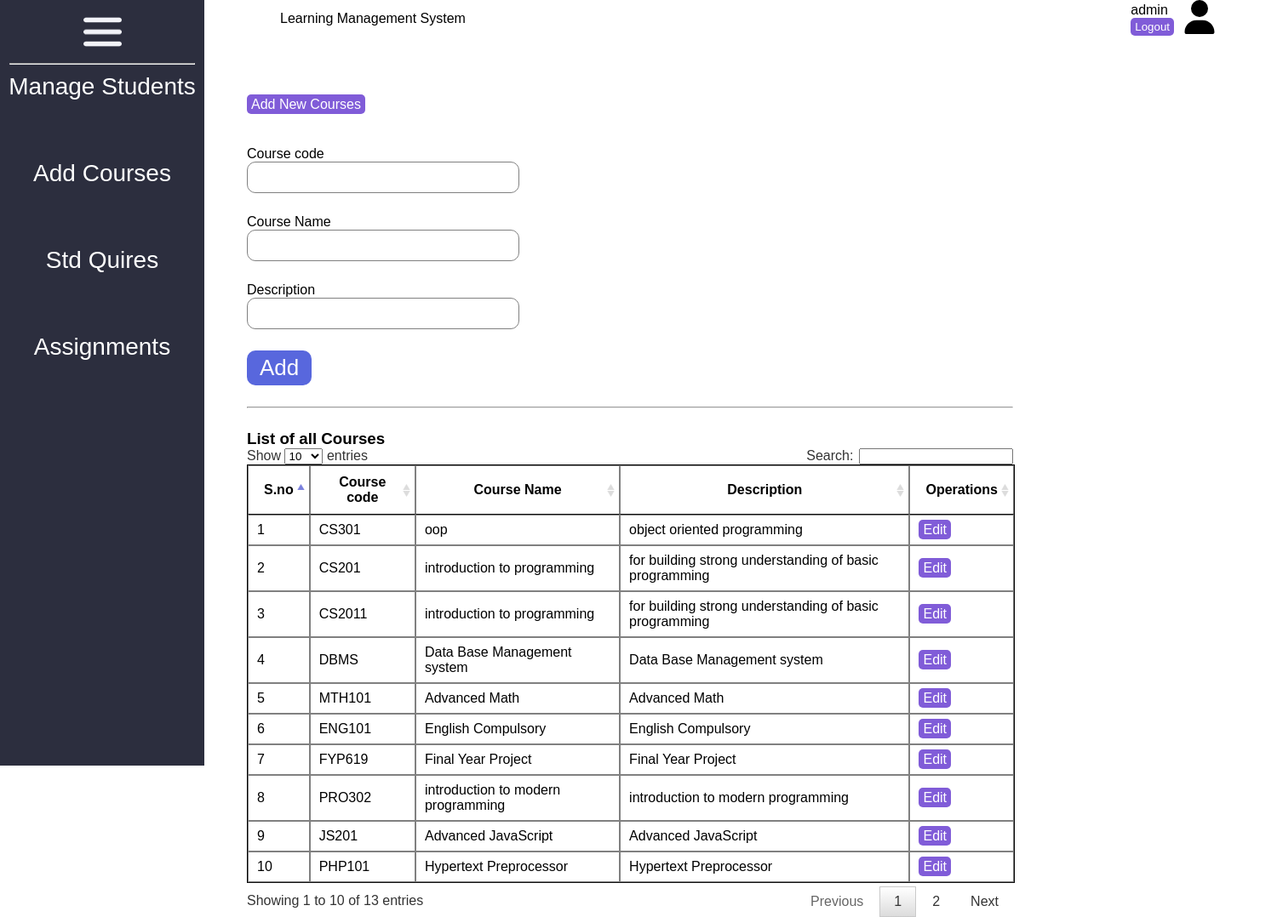
The page /admin/courses.php (signed in) on the database its author committed.
### tables this page shows
CREATE TABLE `Courses` (
  `CourseID` int(11) NOT NULL,
  `CourseCode` varchar(20) NOT NULL,
  `CourseName` varchar(255) NOT NULL,
  `Description` text DEFAULT NULL,
  `StartDate` date DEFAULT NULL,
  `EndDate` date DEFAULT NULL,
  `InstructorID` int(11) DEFAULT NULL
);

### admin/courses.php (the view, shortened to what this page needs)
<?php include 'header.php'; ?>
<div class="page-content">
    <div class="container">
    <span class="logout-btn" style="margin: 30px 0;">Add New Courses </span>
    <form action="" method="POST" style="margin: 40px 0 0 0;" >
            <div class="form-group">
                <label for="stdname">Course code</label> <br>
                <input type="text" name="coursecode" class="form-control" id="stdname" required>
            </div>
            <div class="form-group">
                <label for="stdmail">Course Name</label> <br>
                <input type="text" name="coursename" class="form-control" id="stdmail" required>
            </div>
            <div class="form-group">
                <label for="Description">Description</label> <br>
                <input type="text" name="Description" class="form-control" id="Description" required>
            </div>
            <div class="" style="width: 100vw;">
                <input type="submit" value="Add" name="addcourse" class="login-btn">
            </div>
    </form>
     <hr style="margin: 25px 0;">
    <h3>List of all Courses</h3>
        <table id="myTable">
            <thead>
                <th>S.no</th>
                <th>Course code</th>
                <th>Course Name</th>
                <th>Description</th>
                <th>Operations</th>
            </thead>
            <tbody>
            <?php
                $sql = "SELECT * FROM `Courses` ORDER BY `CourseID` DESC";
                $result = mysqli_query($con, $sql);
                if ($result) {
                    $counter = 1;
                    while ($row = mysqli_fetch_assoc($result)) {
                        echo "<tr>
                            <td>{$counter}</td>
                            <td>{$row['CourseCode']}</td>
                            <td>{$row['CourseName']}</td>
                            <td>{$row['Description']}</td>
                            <td>
                            <a href=\"editcourse.php?id={$row['CourseID']}\" class='logout-btn decoration-none'> Edit</a>
                            </td>
                        </tr>";
                        $counter++;
                    }
                } else {
                    echo "Error: " . mysqli_error($con);
                }
            ?>
            </tbody>
        </table>
    </div>
</div>
<?php include 'footer.php'; ?>

### admin/header.php (shortened to what this page needs)
<!DOCTYPE html>
<html lang="en">
<head>
    <link rel="stylesheet" href="../assets/css/style.css">
    <link rel="stylesheet" href="../assets/css/responsive.css">
    <link href="../assets/table/jquery.dataTables.min.css" rel="stylesheet" >
</head>
<body>
<header class="flex">
    <div class="right-sidebar">
         <div id="burger">
            <img src="../assets/images/burger.png" alt="menu">
         </div>
         <hr style="width: 95%; margin: 10px auto; ">
         <div class="menu-list">
            <div class="menu-item">
                <a href="home.php">
                    <span class="menu-title">Manage Students</span>
                </a>
            </div>
            <div class="menu-item">
                <a href="courses.php">
                    <span class="menu-title">Add Courses</span>
                </a>
            </div>
            <div class="menu-item">
                <a href="quiz.php">
                    <span class="menu-title">Std Quires</span>
                </a>
            </div>
            <div class="menu-item">
                <a href="assignments.php">
                    <span class="menu-title">Assignments</span>
                </a>
            </div>
         </div>
    </div>
    <nav>
        <div class="container flex space-between">
            <div class="logobar flex center-center">
                <p>Learning Management System</p>
            </div>
            <div class="userbar flex gap-10 center-center">
                <div class="user-data">
                    <div><?php echo $_SESSION['admin_data']['username']; ?></div>
                    <form action="" method="post">
                        <input type="submit" name="logout" value="Logout" class="logout-btn">
                    </form>
                </div>
                <div class="usericon">
                        <img src="../assets/images/user-solid.svg" alt="image">
                </div>
            </div>
        </div>
    </nav>
</header>

### admin/footer.php (shortened to what this page needs)
</body>
</html>

### assets/css/style.css (style rules this page uses)
* { margin: 0; padding: 0; box-sizing: border-box; font-family: sans-serif; }
:root { --bg-primary: #805CD8 ; --bg-secondary:#D9D9D9 ; --bg-dark: #2C2E3E; --primary-text: ; --secondary-text: ; }
.container { max-width: 1100px; margin: 0 auto; }
.flex { display: flex; }
.gap-10 { gap: 10px; }
.center-center { align-items: center; justify-content: center; }
.space-between { justify-content: space-between; }
.decoration-none { text-decoration: none; }
table { width: 100%; border: 1.25px solid #000; padding: 0px; margin: 10px 0 0 0; }
th, td { padding: 5px 10px; }
.right-sidebar { width: 240px; height: 900px; background-color: var(--bg-dark); position: fixed; }
nav { width: calc(100% - 242px); background-color: #fff; position: relative; left: 250px; }
.right-sidebar { padding: 15px 5px; text-align: center; }
#burger img { width: 45px; height: 45px; }
.menu-item { margin-bottom: 70px; }
.menu-item a { text-decoration: none; color: #fff; display: flex; align-items: center; justify-content: center; gap: 15px; }
.menu-title { font-size: 1.75rem; }
.usericon img { width: 40px; height: 40px; }
.logout-btn { background-color: var(--bg-primary); border: none; overflow: none; padding: 3px 5px; cursor: pointer; color:#fff; border-radius: 5px; transition: background-color 0.1s ease-out; }
.page-content { position: absolute; top: 114px; left: 290px; width: 900px; }
.form-group { margin-bottom: 25px; }
input.form-control { width: 320px; border: 1px solid gray; padding: 10px; border-radius: 10px; background-color: #fff; }
.login-btn { font-size: 26px ; color: #fff; padding: 5px 15px; border: none; outline: none; border-radius: 10px; background-color: #5867DD; cursor: pointer; }
th, td { border: 1px solid gray; }

### rows shown on the page
courses: CourseCode "CS301", CourseName "oop", Description "object oriented programming"
courses: CourseCode "CS201", CourseName "introduction to programming", Description "for building strong understanding of basic programming"
courses: CourseCode "CS2011", CourseName "introduction to programming", Description "for building strong understanding of basic programming"
courses: CourseCode "DBMS", CourseName "Data Base Management system", Description "Data Base Management system"
courses: CourseCode "MTH101", CourseName "Advanced Math", Description "Advanced Math"
courses: CourseCode "ENG101", CourseName "English Compulsory", Description "English Compulsory"
courses: CourseCode "FYP619", CourseName "Final Year Project", Description "Final Year Project"
courses: CourseCode "PRO302", CourseName "introduction to modern programming", Description "introduction to modern programming"
courses: CourseCode "JS201", CourseName "Advanced JavaScript", Description "Advanced JavaScript"
courses: CourseCode "PHP101", CourseName "Hypertext Preprocessor", Description "Hypertext Preprocessor"

### other values the page prints
$_SESSION['admin_data']['username'] "admin"
